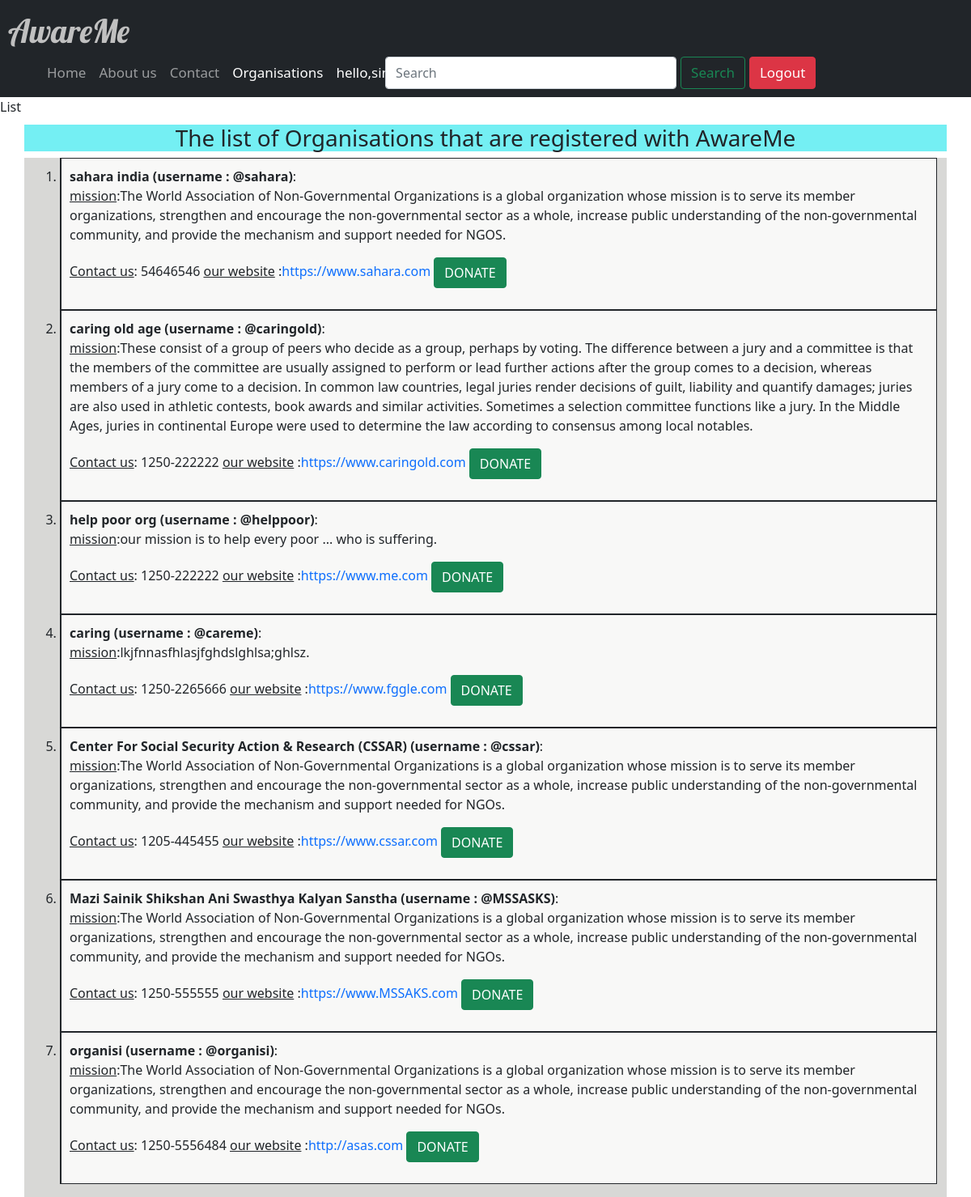
The page /awareme/details/ (signed in) on the database as committed earlier.
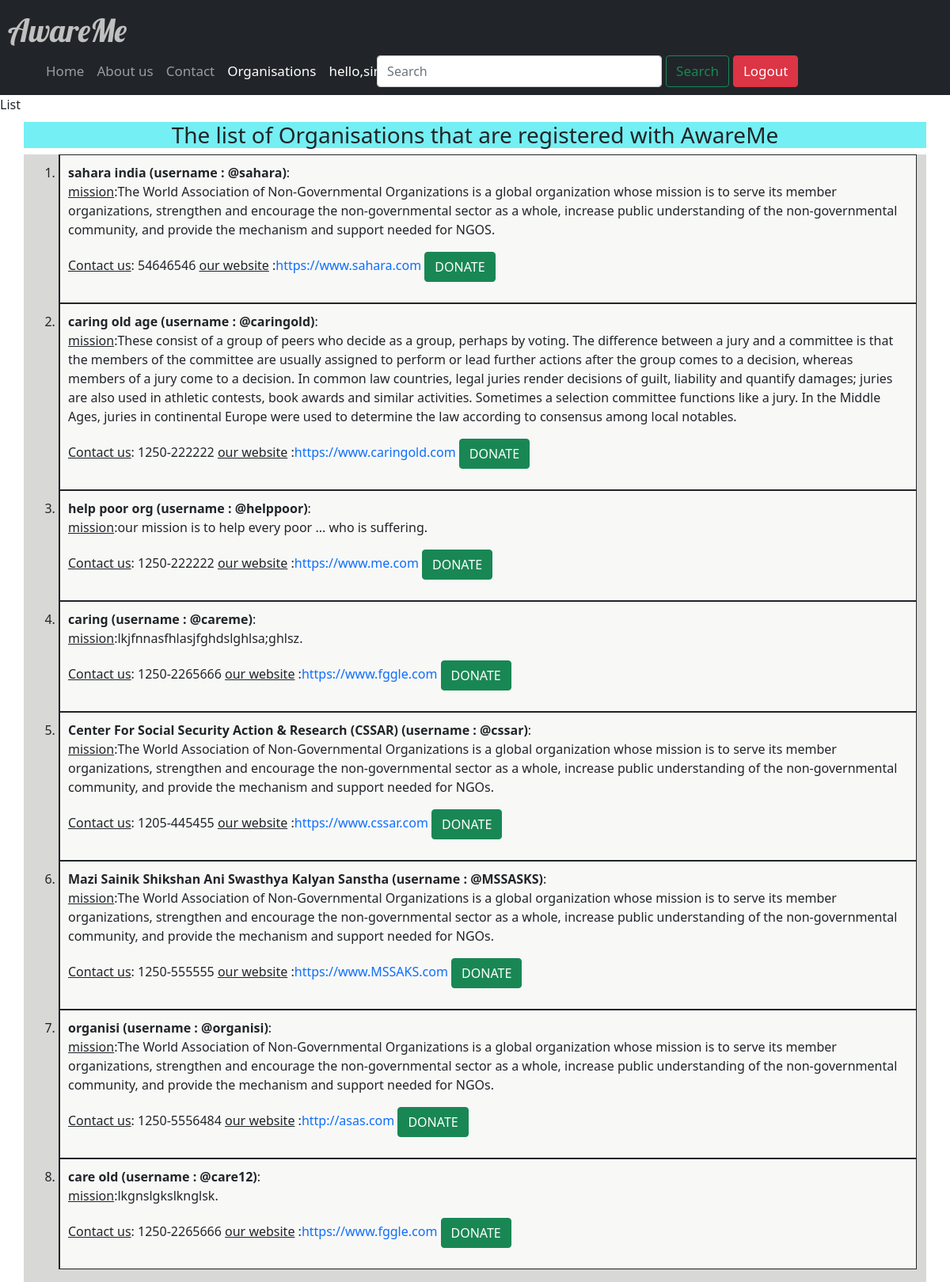
The same page on the database as committed later.
### awaremeapp/models.py (models this page shows, shortened)
class OrgDetail(models.Model):
    user=models.OneToOneField(User,null=True,blank=True, on_delete=models.CASCADE)
    mission=models.TextField(blank=True,null=True)
    Contact=models.CharField(max_length=15,null=True)
    portfolio=models.URLField(blank=True,null=True)

### awaremeapp/views.py (the view)
# urls.py: path('details/',views.orgList,name="details"),
@login_required(login_url='login')
def orgList(request):
    Instance1 = OrgDetail.objects.all()
    userList = User.objects.values()
    Instance = Instance1.union(userList, all=True)
    return render(request, 'awaremeapp/info.html', {'model': Instance1, 'userList': userList})

### templates/awaremeapp/info.html
{% extends 'awaremeapp/orgbase.html' %}
{% block organistionactive %} active {% endblock organistionactive %}"
{% block content %}
{% block title %}
    List
{% endblock title %}
<h3 style="display: flex;
justify-content:center;background-color: rgb(116, 239, 243);margin-top:10px ;"class=" container">The list of Organisations that are registered with AwareMe</h3>
<div class="container backg" style="display: flex;
    justify-content:left; ">
    <ol>
        {% for i in model %}
        <li style="background-color: rgb(248, 248, 247);border:20px;border-left-width: 2px;border-left-style: solid;border-right-width: 1.6px;border-right-style: solid;border-bottom-width: 1.6px;border-bottom-style: solid;border-top-width: 1.6px;border-top-style: solid;padding-left: 10px;padding-right: 10px;padding-top: 10px;padding-bottom: 10px;"><b>{{i.user.get_full_name}} (username : @{{i.user}})</b>:<p><U>mission</U>:{{i.mission}}. <h6><U>Contact us</U>: {{i.Contact}} <U>our website</U> :<a style="text-decoration: none;" href="{{i.portfolio}}">{{i.portfolio}}</a>
            <a style="text-decoration: none;" class="btn btn-success" href="{% url 'donation' %}"> DONATE </a> </h6> </p></li>
        {% endfor %}
    </ol>
</div>
{% endblock %}

Rows that differ between the two databases and show on the page:
added OrgDetail: user.get_full_name "care old", user "care12", mission "lkgnslgkslknglsk", Contact "1250-2265666", portfolio "https://www.fggle.com"
